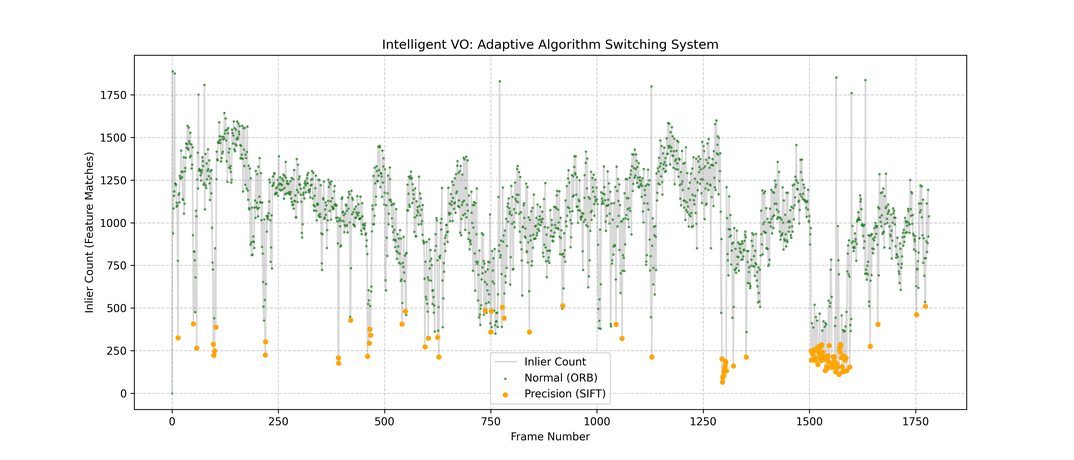
#> input picture F1_Advanced_Result_20260203_164445.png, 1074 x 460 px, shrunk from 4200 x 1800 before the run; its folder holds 3 pictures in this run
$ python 'Simple Lane Detection with OpenCV_2(images).py'
#> lines starting #> are read from the running program, lines starting #| are printed output that depends on the picture; after the words box and inside, x2 and y2 are one past the last pixel; in counts of white or black regions, pixels touching at a corner belong together
#> further down, image is the input picture: shape (460, 1074, 3); mean B, G, R 245.5, 247.1, 246.4
import math
import matplotlib
matplotlib.use('TkAgg')
import matplotlib.pyplot as plt
import matplotlib.image as mpimg
import numpy as np
import os
import cv2


# 관심 영역을 설정하는 함수
def region_of_interest(img, vertices):
    # 이미지와 동일한 크기의 빈 마스크 생성
    mask = np.zeros_like(img)

    # 채널 수에 따라 마스크 색상 설정 (그레이스케일 이미지의 경우 255)
    match_mask_color = 255

    # 다각형 내부를 마스크 색상으로 채움
    cv2.fillPoly(mask, vertices, match_mask_color)

    # 마스크와 원본 이미지를 비트 연산하여 관심 영역만 추출
    masked_image = cv2.bitwise_and(img, mask)
    return masked_image

# 감지된 선을 이미지에 그리는 함수
def draw_lines(img, lines, color=[255, 0, 0], thickness=3):
    # 원본 이미지와 동일한 크기의 빈 이미지 생성
    line_img = np.zeros(
        (
            img.shape[0],
            img.shape[1],
            3
        ),
        dtype=np.uint8
    )

    img = np.copy(img)

    # 감지된 선이 없으면 원본 이미지 반환
    if lines is None:
        return img

    # 모든 선에 대해 반복하며 빈 이미지에 그리기
    for line in lines:
        for x1, y1, x2, y2 in line:
            cv2.line(line_img, (x1, y1), (x2, y2), color, thickness)

    # 선이 그려진 이미지와 원본 이미지를 합침
    img = cv2.addWeighted(img, 0.8, line_img, 1.0, 0.0)
    return img

# 전체 이미지 처리 파이프라인
def pipeline(image):
    """
    차선이 표시된 이미지를 출력하는 이미지 처리 파이프라인
    """
    height = image.shape[0]
#> height = 460
    width = image.shape[1]
#> width = 1074

    # 관심 영역의 꼭짓점 정의 (삼각형 모양)
    region_of_interest_vertices = [
        (0, height),
        (width / 2, height / 2),
        (width, height),
    ]
#> region_of_interest_vertices = [(0, 460), (537, 230), (1074, 460)]

    # 그레이스케일 변환
    gray_image = cv2.cvtColor(image, cv2.COLOR_RGB2GRAY)

    # Canny 에지 검출
    cannyed_image = cv2.Canny(gray_image, 100, 200)
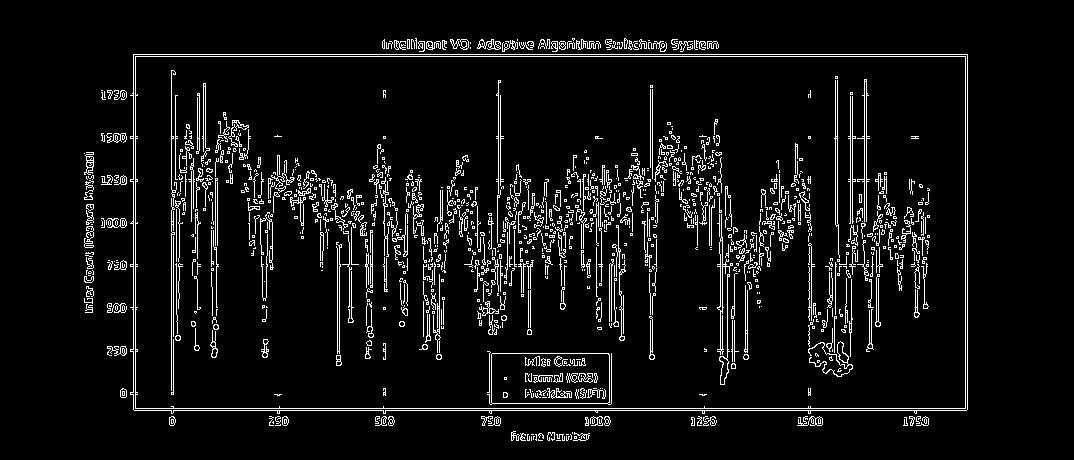
#> cannyed_image: shape (460, 1074); 6.5% white in thin lines or dots, all inside (x1, y1, x2, y2) = (84, 38, 968, 441)

    # 관심 영역 적용
    cropped_image = region_of_interest(
        cannyed_image,
        np.array(
            [region_of_interest_vertices],
            np.int32
        ),
    )
#> in region_of_interest, `cv2.fillPoly(mask, vertices, match_mask_color)`:
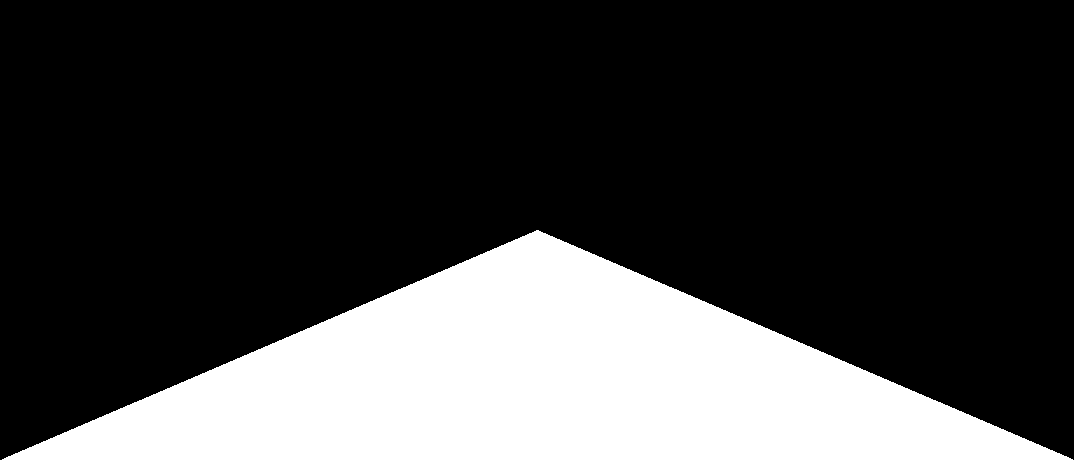
#> mask: shape (460, 1074); 25% white; 1 white region, box (x1, y1, x2, y2) and area: (2, 230, 1073, 460) 123586
#> in region_of_interest, `masked_image = cv2.bitwise_and(img, mask)`:
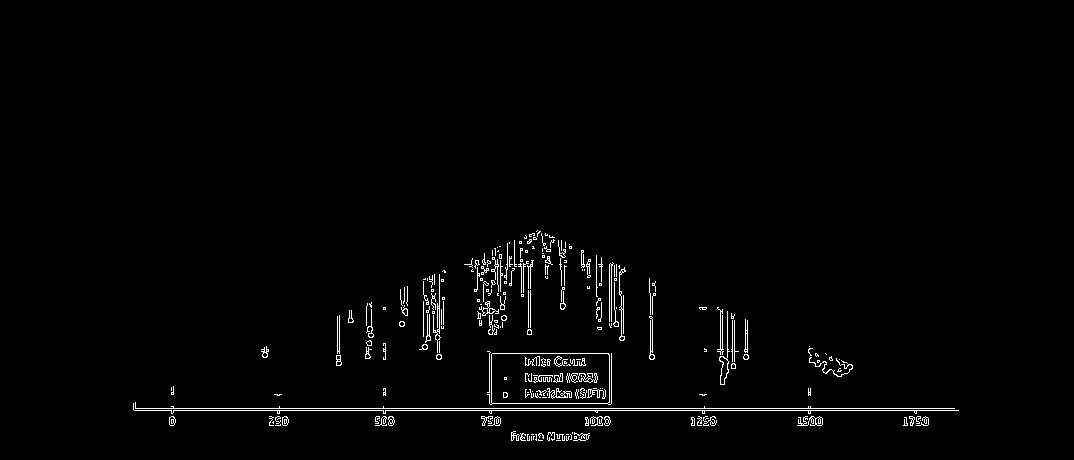
#> masked_image: shape (460, 1074); 1.6% white in thin lines or dots, all inside (x1, y1, x2, y2) = (133, 230, 959, 441)

    # 허프 변환을 사용한 선 검출
    lines = cv2.HoughLinesP(
        cropped_image,
        rho=6,
        theta=np.pi / 60,
        threshold=160,
        lines=np.array([]),
        minLineLength=40,
        maxLineGap=25
    )
#> lines = 108 rows, first 6: [134, 410, 958, 410], [336, 356, 385, 356], [491, 425, 491, 269], [528, 440, 528, 241], [510, 353, 611, 353], [477, 287, 570, 246]

    # 왼쪽과 오른쪽 차선 선분을 저장할 리스트
    left_line_x = []
    left_line_y = []
    right_line_x = []
    right_line_y = []

    # 감지된 모든 선분에 대해 반복
    if lines is not None:
        for line in lines:
            for x1, y1, x2, y2 in line:
                # 기울기 계산
                slope = (y2 - y1) / (x2 - x1)
                # 수평에 가까운 선은 제외
                if math.fabs(slope) < 0.5:
                    continue
                # 기울기에 따라 왼쪽/오른쪽 차선으로 분류
                if slope <= 0:
                    left_line_x.extend([x1, x2])
                    left_line_y.extend([y1, y2])
                else:
                    right_line_x.extend([x1, x2])
                    right_line_y.extend([y1, y2])
#> this loop made 108 passes
#> line on passes 1 to 12: [[134, 410, 958, 410]], [[336, 356, 385, 356]], [[491, 425, 491, 269]], [[528, 440, 528, 241]], [[510, 353, 611, 353]], [[477, 287, 570, 246]], [[609, 325, 609, 264]], [[477, 275, 565, 242]], [[401, 302, 443, 308]], [[545, 397, 611, 390]], [[525, 362, 609, 389]], [[525, 359, 611, 359]]
#> after the loop, left_line_x = [491, 491, 528, 528, 609, 609]; left_line_y = [425, 269, 440, 241, 325, 264]; right_line_x = []; right_line_y = []

    # 차선을 그릴 y 좌표 범위 설정
    min_y = int(image.shape[0] * (3 / 5))
#> min_y = 276
    max_y = int(image.shape[0])
#> max_y = 460

    # 왼쪽 차선에 대한 선형 회귀 및 x 좌표 계산
    if left_line_x and left_line_y:
        poly_left = np.poly1d(np.polyfit(
            left_line_y,
            left_line_x,
            deg=1
        ))
        left_x_start = int(poly_left(max_y))
#> left_x_start = 518
        left_x_end = int(poly_left(min_y))
#> left_x_end = 552
    else:
        left_x_start, left_x_end = 0, 0

    # 오른쪽 차선에 대한 선형 회귀 및 x 좌표 계산
    if right_line_x and right_line_y:
        poly_right = np.poly1d(np.polyfit(
            right_line_y,
            right_line_x,
            deg=1
        ))
        right_x_start = int(poly_right(max_y))
        right_x_end = int(poly_right(min_y))
    else:
        right_x_start, right_x_end = 0, 0

    # 최종 차선 그리기
    line_image = draw_lines(
        image,
        [[
            [left_x_start, max_y, left_x_end, min_y],
            [right_x_start, max_y, right_x_end, min_y],
        ]],
        thickness=5,
    )
#> after the loop in draw_lines, `for line in lines:`:
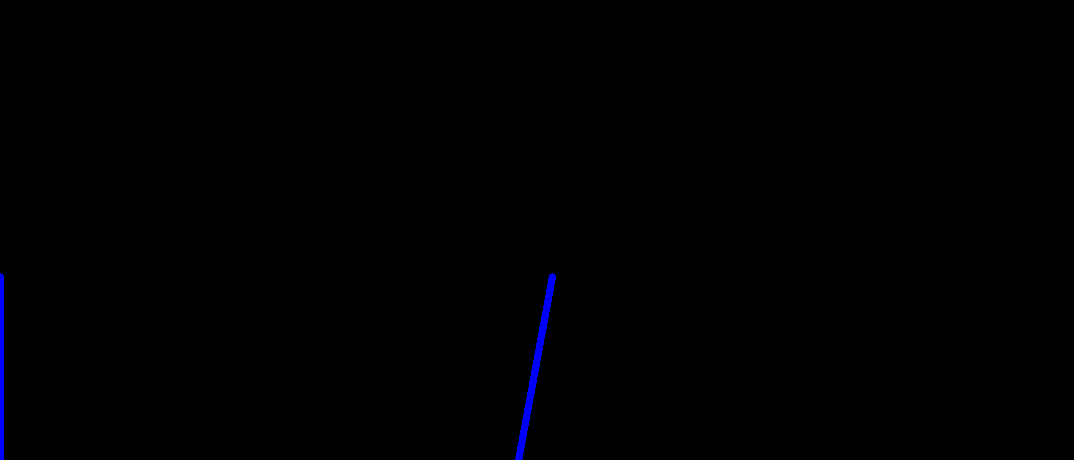
#> line_img: shape (460, 1074, 3); mean of channels 0, 1, 2 1.1, 0, 0; drawn as B, G, R
#> in draw_lines, `img = cv2.addWeighted(img, 0.8, line_img, 1.0, 0.0)`:
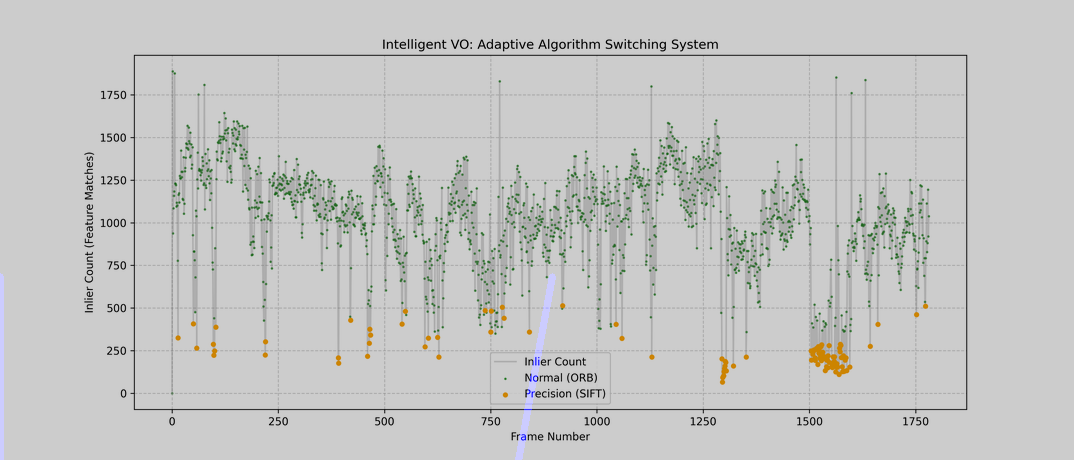
#> img: shape (460, 1074, 3); mean B, G, R 196.6, 197.7, 197.1
    return line_image

# 1. 현재 폴더에 있는 모든 파일 목록을 가져옵니다.
files = os.listdir(os.getcwd())

# 2. 파일들 중에서 이미지 파일(.jpg, .png)만 골라냅니다.
image_files = [f for f in files if f.endswith('.jpg') or f.endswith('.png')]

# 3. 찾은 이미지들을 하나씩 꺼내서 순서대로 처리합니다.
print(f"총 {len(image_files)}개의 이미지 파일을 찾았습니다: {image_files}")

for filename in image_files:
    # 이미지 읽기
    image = cv2.imread(filename)

    if image is None:
        continue # 이미지가 안 읽히면 건너뜀

    # 파이프라인 실행
    # (주의: pipeline 함수 내부의 색상 변환을 cv2.COLOR_BGR2GRAY로 수정했는지 확인하세요.
    # 수정하지 않아도 작동은 하지만, 수정하는 것이 더 정확합니다.)
    result = pipeline(image)

    # 결과 창 띄우기
    cv2.imshow('Lane Detection Result', result)

    print(f"현재 표시 중: {filename} (아무 키나 누르면 다음 사진으로 넘어갑니다)")

    # 4. 아무 키나 누를 때까지 대기 (키를 누르면 다음 루프로 넘어감)
    cv2.waitKey(0)
#> pass 2 of the loop `for filename in image_files:`:
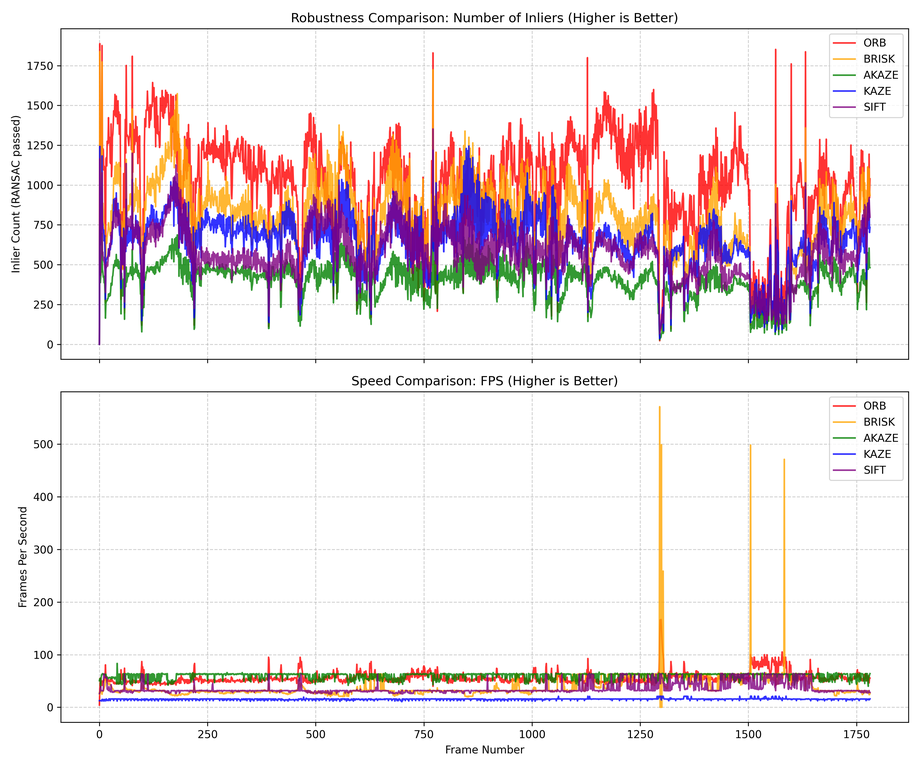
#> input picture F1_Benchmark_Result_20260203_161142.png, 920 x 767 px, shrunk from 3600 x 3000 before the run
#> image is the input picture: shape (767, 920, 3); mean B, G, R 229.1, 226.8, 238.4
#> gray_image: shape (767, 920)
#> in pipeline (call 2), `cannyed_image = cv2.Canny(gray_image, 100, 200)`:
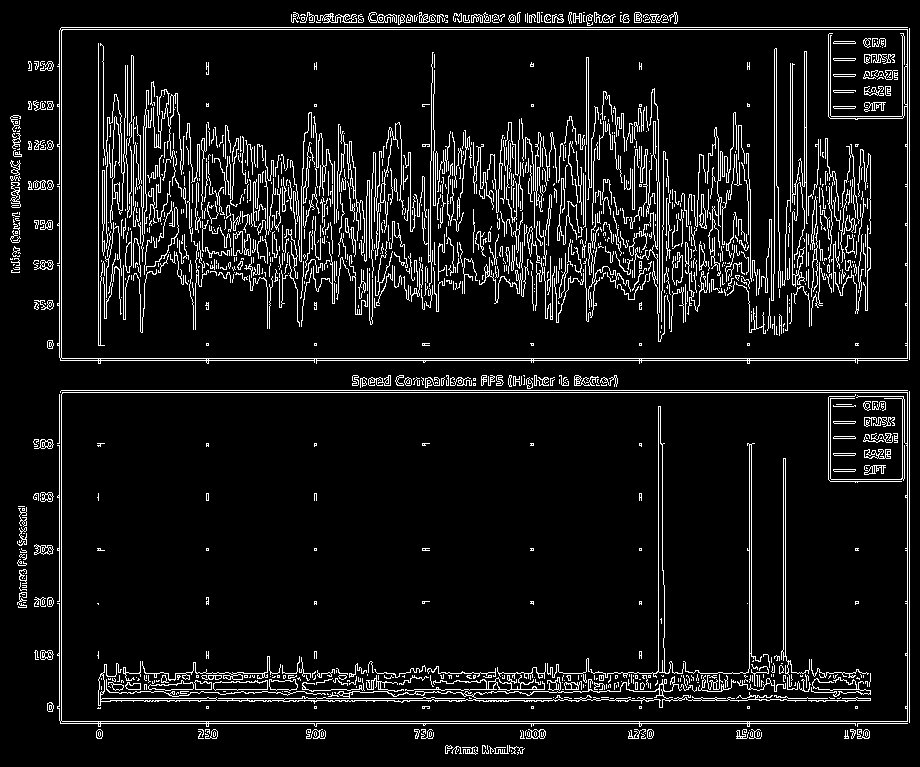
#> cannyed_image: shape (767, 920); 8.5% white in thin lines or dots
#> mask: shape (767, 920); 25% white; 1 white region, box (x1, y1, x2, y2) and area: (1, 383, 920, 767) 176716
#> masked_image: shape (767, 920); 1.5% white in thin lines or dots, all inside (x1, y1, x2, y2) = (59, 383, 870, 755)
#> lines = 35 rows, first 6: [60, 721, 865, 721], [757, 690, 811, 690], [486, 688, 818, 688], [116, 673, 808, 673], [486, 686, 813, 686], [119, 677, 808, 677]
#> the loop in pipeline (call 2), `for line in lines:` made 35 passes
#> after the loop in pipeline (call 2), `for line in lines:`: left_line_x = [658, 658]; left_line_y = [723, 548]
#> left_x_start = 658
#> in draw_lines (call 2), `img = cv2.addWeighted(img, 0.8, line_img, 1.0, 0.0)`:
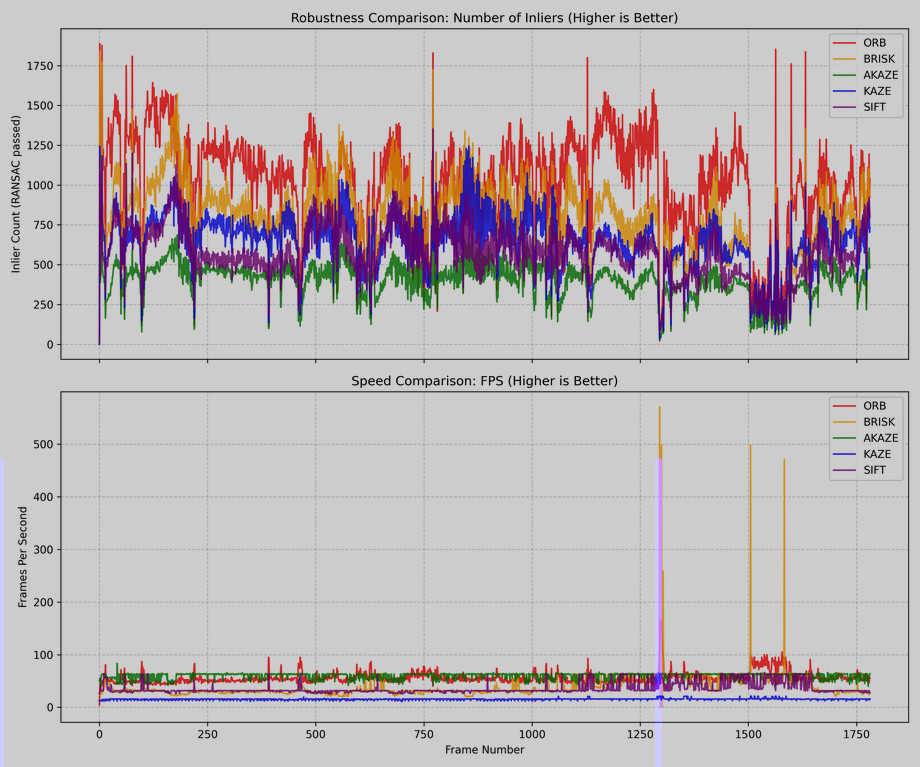
#> img: shape (767, 920, 3); mean B, G, R 183.7, 181.5, 190.7

# 모든 처리가 끝나면 창 닫기
cv2.destroyAllWindows()
print("모든 이미지 처리가 완료되었습니다.")
